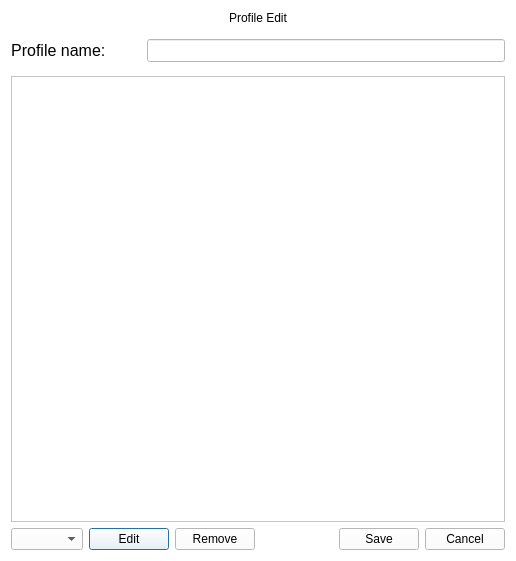
<?xml version="1.0" encoding="UTF-8"?>
<ui version="4.0">
 <class>ProfileManager</class>
 <widget class="QDialog" name="ProfileManager">
  <property name="geometry">
   <rect>
    <x>0</x>
    <y>0</y>
    <width>516</width>
    <height>561</height>
   </rect>
  </property>
  <property name="sizePolicy">
   <sizepolicy hsizetype="Fixed" vsizetype="Fixed">
    <horstretch>0</horstretch>
    <verstretch>0</verstretch>
   </sizepolicy>
  </property>
  <property name="palette">
   <palette>
    <active>
     <colorrole role="WindowText">
      <brush brushstyle="SolidPattern">
       <color alpha="255">
        <red>0</red>
        <green>0</green>
        <blue>0</blue>
       </color>
      </brush>
     </colorrole>
     <colorrole role="Button">
      <brush brushstyle="SolidPattern">
       <color alpha="255">
        <red>255</red>
        <green>255</green>
        <blue>255</blue>
       </color>
      </brush>
     </colorrole>
     <colorrole role="Light">
      <brush brushstyle="SolidPattern">
       <color alpha="255">
        <red>255</red>
        <green>255</green>
        <blue>255</blue>
       </color>
      </brush>
     </colorrole>
     <colorrole role="Midlight">
      <brush brushstyle="SolidPattern">
       <color alpha="255">
        <red>255</red>
        <green>255</green>
        <blue>255</blue>
       </color>
      </brush>
     </colorrole>
     <colorrole role="Dark">
      <brush brushstyle="SolidPattern">
       <color alpha="255">
        <red>127</red>
        <green>127</green>
        <blue>127</blue>
       </color>
      </brush>
     </colorrole>
     <colorrole role="Mid">
      <brush brushstyle="SolidPattern">
       <color alpha="255">
        <red>170</red>
        <green>170</green>
        <blue>170</blue>
       </color>
      </brush>
     </colorrole>
     <colorrole role="Text">
      <brush brushstyle="SolidPattern">
       <color alpha="255">
        <red>0</red>
        <green>0</green>
        <blue>0</blue>
       </color>
      </brush>
     </colorrole>
     <colorrole role="BrightText">
      <brush brushstyle="SolidPattern">
       <color alpha="255">
        <red>255</red>
        <green>255</green>
        <blue>255</blue>
       </color>
      </brush>
     </colorrole>
     <colorrole role="ButtonText">
      <brush brushstyle="SolidPattern">
       <color alpha="255">
        <red>0</red>
        <green>0</green>
        <blue>0</blue>
       </color>
      </brush>
     </colorrole>
     <colorrole role="Base">
      <brush brushstyle="SolidPattern">
       <color alpha="255">
        <red>255</red>
        <green>255</green>
        <blue>255</blue>
       </color>
      </brush>
     </colorrole>
     <colorrole role="Window">
      <brush brushstyle="SolidPattern">
       <color alpha="255">
        <red>255</red>
        <green>255</green>
        <blue>255</blue>
       </color>
      </brush>
     </colorrole>
     <colorrole role="Shadow">
      <brush brushstyle="SolidPattern">
       <color alpha="255">
        <red>0</red>
        <green>0</green>
        <blue>0</blue>
       </color>
      </brush>
     </colorrole>
     <colorrole role="AlternateBase">
      <brush brushstyle="SolidPattern">
       <color alpha="255">
        <red>255</red>
        <green>255</green>
        <blue>255</blue>
       </color>
      </brush>
     </colorrole>
     <colorrole role="ToolTipBase">
      <brush brushstyle="SolidPattern">
       <color alpha="255">
        <red>255</red>
        <green>255</green>
        <blue>220</blue>
       </color>
      </brush>
     </colorrole>
     <colorrole role="ToolTipText">
      <brush brushstyle="SolidPattern">
       <color alpha="255">
        <red>0</red>
        <green>0</green>
        <blue>0</blue>
       </color>
      </brush>
     </colorrole>
     <colorrole role="PlaceholderText">
      <brush brushstyle="SolidPattern">
       <color alpha="128">
        <red>0</red>
        <green>0</green>
        <blue>0</blue>
       </color>
      </brush>
     </colorrole>
    </active>
    <inactive>
     <colorrole role="WindowText">
      <brush brushstyle="SolidPattern">
       <color alpha="255">
        <red>0</red>
        <green>0</green>
        <blue>0</blue>
       </color>
      </brush>
     </colorrole>
     <colorrole role="Button">
      <brush brushstyle="SolidPattern">
       <color alpha="255">
        <red>255</red>
        <green>255</green>
        <blue>255</blue>
       </color>
      </brush>
     </colorrole>
     <colorrole role="Light">
      <brush brushstyle="SolidPattern">
       <color alpha="255">
        <red>255</red>
        <green>255</green>
        <blue>255</blue>
       </color>
      </brush>
     </colorrole>
     <colorrole role="Midlight">
      <brush brushstyle="SolidPattern">
       <color alpha="255">
        <red>255</red>
        <green>255</green>
        <blue>255</blue>
       </color>
      </brush>
     </colorrole>
     <colorrole role="Dark">
      <brush brushstyle="SolidPattern">
       <color alpha="255">
        <red>127</red>
        <green>127</green>
        <blue>127</blue>
       </color>
      </brush>
     </colorrole>
     <colorrole role="Mid">
      <brush brushstyle="SolidPattern">
       <color alpha="255">
        <red>170</red>
        <green>170</green>
        <blue>170</blue>
       </color>
      </brush>
     </colorrole>
     <colorrole role="Text">
      <brush brushstyle="SolidPattern">
       <color alpha="255">
        <red>0</red>
        <green>0</green>
        <blue>0</blue>
       </color>
      </brush>
     </colorrole>
     <colorrole role="BrightText">
      <brush brushstyle="SolidPattern">
       <color alpha="255">
        <red>255</red>
        <green>255</green>
        <blue>255</blue>
       </color>
      </brush>
     </colorrole>
     <colorrole role="ButtonText">
      <brush brushstyle="SolidPattern">
       <color alpha="255">
        <red>0</red>
        <green>0</green>
        <blue>0</blue>
       </color>
      </brush>
     </colorrole>
     <colorrole role="Base">
      <brush brushstyle="SolidPattern">
       <color alpha="255">
        <red>255</red>
        <green>255</green>
        <blue>255</blue>
       </color>
      </brush>
     </colorrole>
     <colorrole role="Window">
      <brush brushstyle="SolidPattern">
       <color alpha="255">
        <red>255</red>
        <green>255</green>
        <blue>255</blue>
       </color>
      </brush>
     </colorrole>
     <colorrole role="Shadow">
      <brush brushstyle="SolidPattern">
       <color alpha="255">
        <red>0</red>
        <green>0</green>
        <blue>0</blue>
       </color>
      </brush>
     </colorrole>
     <colorrole role="AlternateBase">
      <brush brushstyle="SolidPattern">
       <color alpha="255">
        <red>255</red>
        <green>255</green>
        <blue>255</blue>
       </color>
      </brush>
     </colorrole>
     <colorrole role="ToolTipBase">
      <brush brushstyle="SolidPattern">
       <color alpha="255">
        <red>255</red>
        <green>255</green>
        <blue>220</blue>
       </color>
      </brush>
     </colorrole>
     <colorrole role="ToolTipText">
      <brush brushstyle="SolidPattern">
       <color alpha="255">
        <red>0</red>
        <green>0</green>
        <blue>0</blue>
       </color>
      </brush>
     </colorrole>
     <colorrole role="PlaceholderText">
      <brush brushstyle="SolidPattern">
       <color alpha="128">
        <red>0</red>
        <green>0</green>
        <blue>0</blue>
       </color>
      </brush>
     </colorrole>
    </inactive>
    <disabled>
     <colorrole role="WindowText">
      <brush brushstyle="SolidPattern">
       <color alpha="255">
        <red>127</red>
        <green>127</green>
        <blue>127</blue>
       </color>
      </brush>
     </colorrole>
     <colorrole role="Button">
      <brush brushstyle="SolidPattern">
       <color alpha="255">
        <red>255</red>
        <green>255</green>
        <blue>255</blue>
       </color>
      </brush>
     </colorrole>
     <colorrole role="Light">
      <brush brushstyle="SolidPattern">
       <color alpha="255">
        <red>255</red>
        <green>255</green>
        <blue>255</blue>
       </color>
      </brush>
     </colorrole>
     <colorrole role="Midlight">
      <brush brushstyle="SolidPattern">
       <color alpha="255">
        <red>255</red>
        <green>255</green>
        <blue>255</blue>
       </color>
      </brush>
     </colorrole>
     <colorrole role="Dark">
      <brush brushstyle="SolidPattern">
       <color alpha="255">
        <red>127</red>
        <green>127</green>
        <blue>127</blue>
       </color>
      </brush>
     </colorrole>
     <colorrole role="Mid">
      <brush brushstyle="SolidPattern">
       <color alpha="255">
        <red>170</red>
        <green>170</green>
        <blue>170</blue>
       </color>
      </brush>
     </colorrole>
     <colorrole role="Text">
      <brush brushstyle="SolidPattern">
       <color alpha="255">
        <red>127</red>
        <green>127</green>
        <blue>127</blue>
       </color>
      </brush>
     </colorrole>
     <colorrole role="BrightText">
      <brush brushstyle="SolidPattern">
       <color alpha="255">
        <red>255</red>
        <green>255</green>
        <blue>255</blue>
       </color>
      </brush>
     </colorrole>
     <colorrole role="ButtonText">
      <brush brushstyle="SolidPattern">
       <color alpha="255">
        <red>127</red>
        <green>127</green>
        <blue>127</blue>
       </color>
      </brush>
     </colorrole>
     <colorrole role="Base">
      <brush brushstyle="SolidPattern">
       <color alpha="255">
        <red>255</red>
        <green>255</green>
        <blue>255</blue>
       </color>
      </brush>
     </colorrole>
     <colorrole role="Window">
      <brush brushstyle="SolidPattern">
       <color alpha="255">
        <red>255</red>
        <green>255</green>
        <blue>255</blue>
       </color>
      </brush>
     </colorrole>
     <colorrole role="Shadow">
      <brush brushstyle="SolidPattern">
       <color alpha="255">
        <red>0</red>
        <green>0</green>
        <blue>0</blue>
       </color>
      </brush>
     </colorrole>
     <colorrole role="AlternateBase">
      <brush brushstyle="SolidPattern">
       <color alpha="255">
        <red>255</red>
        <green>255</green>
        <blue>255</blue>
       </color>
      </brush>
     </colorrole>
     <colorrole role="ToolTipBase">
      <brush brushstyle="SolidPattern">
       <color alpha="255">
        <red>255</red>
        <green>255</green>
        <blue>220</blue>
       </color>
      </brush>
     </colorrole>
     <colorrole role="ToolTipText">
      <brush brushstyle="SolidPattern">
       <color alpha="255">
        <red>0</red>
        <green>0</green>
        <blue>0</blue>
       </color>
      </brush>
     </colorrole>
     <colorrole role="PlaceholderText">
      <brush brushstyle="SolidPattern">
       <color alpha="128">
        <red>0</red>
        <green>0</green>
        <blue>0</blue>
       </color>
      </brush>
     </colorrole>
    </disabled>
   </palette>
  </property>
  <property name="windowTitle">
   <string>Profile manager</string>
  </property>
  <property name="styleSheet">
   <string notr="true"/>
  </property>
  <property name="windowFilePath">
   <string/>
  </property>
  <layout class="QVBoxLayout" name="verticalLayout_2">
   <item>
    <widget class="QLabel" name="label_7">
     <property name="sizePolicy">
      <sizepolicy hsizetype="Expanding" vsizetype="Fixed">
       <horstretch>0</horstretch>
       <verstretch>0</verstretch>
      </sizepolicy>
     </property>
     <property name="styleSheet">
      <string notr="true">font: 750 25pt &quot;Ubuntu&quot;;</string>
     </property>
     <property name="text">
      <string>Profile Edit</string>
     </property>
     <property name="alignment">
      <set>Qt::AlignCenter</set>
     </property>
    </widget>
   </item>
   <item>
    <layout class="QHBoxLayout" name="horizontalLayout">
     <item>
      <widget class="QLabel" name="ProfileNameLabel">
       <property name="sizePolicy">
        <sizepolicy hsizetype="Fixed" vsizetype="Fixed">
         <horstretch>0</horstretch>
         <verstretch>0</verstretch>
        </sizepolicy>
       </property>
       <property name="font">
        <font>
         <family>Ubuntu</family>
         <pointsize>12</pointsize>
        </font>
       </property>
       <property name="contextMenuPolicy">
        <enum>Qt::NoContextMenu</enum>
       </property>
       <property name="styleSheet">
        <string notr="true">padding-bottom:10px;padding-top:10px;</string>
       </property>
       <property name="text">
        <string>Profile name:        </string>
       </property>
       <property name="alignment">
        <set>Qt::AlignCenter</set>
       </property>
      </widget>
     </item>
     <item>
      <widget class="QLineEdit" name="ProfileName">
       <property name="sizePolicy">
        <sizepolicy hsizetype="Expanding" vsizetype="Fixed">
         <horstretch>0</horstretch>
         <verstretch>0</verstretch>
        </sizepolicy>
       </property>
       <property name="font">
        <font>
         <family>Ubuntu</family>
         <pointsize>10</pointsize>
        </font>
       </property>
       <property name="contextMenuPolicy">
        <enum>Qt::NoContextMenu</enum>
       </property>
       <property name="styleSheet">
        <string notr="true"/>
       </property>
      </widget>
     </item>
    </layout>
   </item>
   <item>
    <widget class="QTextBrowser" name="ProxyInput">
     <property name="sizePolicy">
      <sizepolicy hsizetype="Expanding" vsizetype="Expanding">
       <horstretch>0</horstretch>
       <verstretch>0</verstretch>
      </sizepolicy>
     </property>
     <property name="palette">
      <palette>
       <active>
        <colorrole role="PlaceholderText">
         <brush brushstyle="SolidPattern">
          <color alpha="128">
           <red>255</red>
           <green>255</green>
           <blue>255</blue>
          </color>
         </brush>
        </colorrole>
       </active>
       <inactive>
        <colorrole role="PlaceholderText">
         <brush brushstyle="SolidPattern">
          <color alpha="128">
           <red>255</red>
           <green>255</green>
           <blue>255</blue>
          </color>
         </brush>
        </colorrole>
       </inactive>
       <disabled>
        <colorrole role="PlaceholderText">
         <brush brushstyle="SolidPattern">
          <color alpha="128">
           <red>255</red>
           <green>255</green>
           <blue>255</blue>
          </color>
         </brush>
        </colorrole>
       </disabled>
      </palette>
     </property>
     <property name="font">
      <font>
       <family>Ubuntu</family>
       <pointsize>10</pointsize>
      </font>
     </property>
     <property name="contextMenuPolicy">
      <enum>Qt::NoContextMenu</enum>
     </property>
     <property name="whatsThis">
      <string notr="true"/>
     </property>
     <property name="accessibleName">
      <string notr="true"/>
     </property>
     <property name="undoRedoEnabled">
      <bool>true</bool>
     </property>
     <property name="html">
      <string>&lt;!DOCTYPE HTML PUBLIC &quot;-//W3C//DTD HTML 4.0//EN&quot; &quot;http://www.w3.org/TR/REC-html40/strict.dtd&quot;&gt;
&lt;html&gt;&lt;head&gt;&lt;meta name=&quot;qrichtext&quot; content=&quot;1&quot; /&gt;&lt;style type=&quot;text/css&quot;&gt;
p, li { white-space: pre-wrap; }
&lt;/style&gt;&lt;/head&gt;&lt;body style=&quot; font-family:'Ubuntu'; font-size:10pt; font-weight:400; font-style:normal;&quot;&gt;
&lt;p style=&quot;-qt-paragraph-type:empty; margin-top:0px; margin-bottom:0px; margin-left:0px; margin-right:0px; -qt-block-indent:0; text-indent:0px; font-family:'MS Shell Dlg 2'; font-size:8.25pt;&quot;&gt;&lt;br /&gt;&lt;/p&gt;&lt;/body&gt;&lt;/html&gt;</string>
     </property>
     <property name="acceptRichText">
      <bool>false</bool>
     </property>
     <property name="textInteractionFlags">
      <set>Qt::LinksAccessibleByKeyboard|Qt::LinksAccessibleByMouse|Qt::TextBrowserInteraction|Qt::TextEditable|Qt::TextEditorInteraction|Qt::TextSelectableByKeyboard|Qt::TextSelectableByMouse</set>
     </property>
     <property name="placeholderText">
      <string>Please enter your proxies here. One proxy per one line. Example: 123.456.78.90:1234</string>
     </property>
    </widget>
   </item>
   <item>
    <layout class="QHBoxLayout" name="horizontalLayout_4">
     <item>
      <widget class="QComboBox" name="profileSelectComboBox">
       <property name="editable">
        <bool>false</bool>
       </property>
      </widget>
     </item>
     <item>
      <widget class="QPushButton" name="editProfile">
       <property name="text">
        <string>Edit</string>
       </property>
      </widget>
     </item>
     <item>
      <widget class="QPushButton" name="RemoveProfile">
       <property name="styleSheet">
        <string/>
       </property>
       <property name="text">
        <string>Remove</string>
       </property>
      </widget>
     </item>
     <item>
      <spacer name="horizontalSpacer">
       <property name="orientation">
        <enum>Qt::Horizontal</enum>
       </property>
       <property name="sizeHint" stdset="0">
        <size>
         <width>40</width>
         <height>20</height>
        </size>
       </property>
      </spacer>
     </item>
     <item>
      <layout class="QHBoxLayout" name="horizontalLayout_5">
       <item>
        <widget class="QPushButton" name="Save">
         <property name="text">
          <string>   Save   </string>
         </property>
        </widget>
       </item>
       <item>
        <widget class="QPushButton" name="Cancel">
         <property name="text">
          <string>   Cancel   </string>
         </property>
        </widget>
       </item>
      </layout>
     </item>
    </layout>
   </item>
  </layout>
 </widget>
 <resources/>
 <connections/>
</ui>
